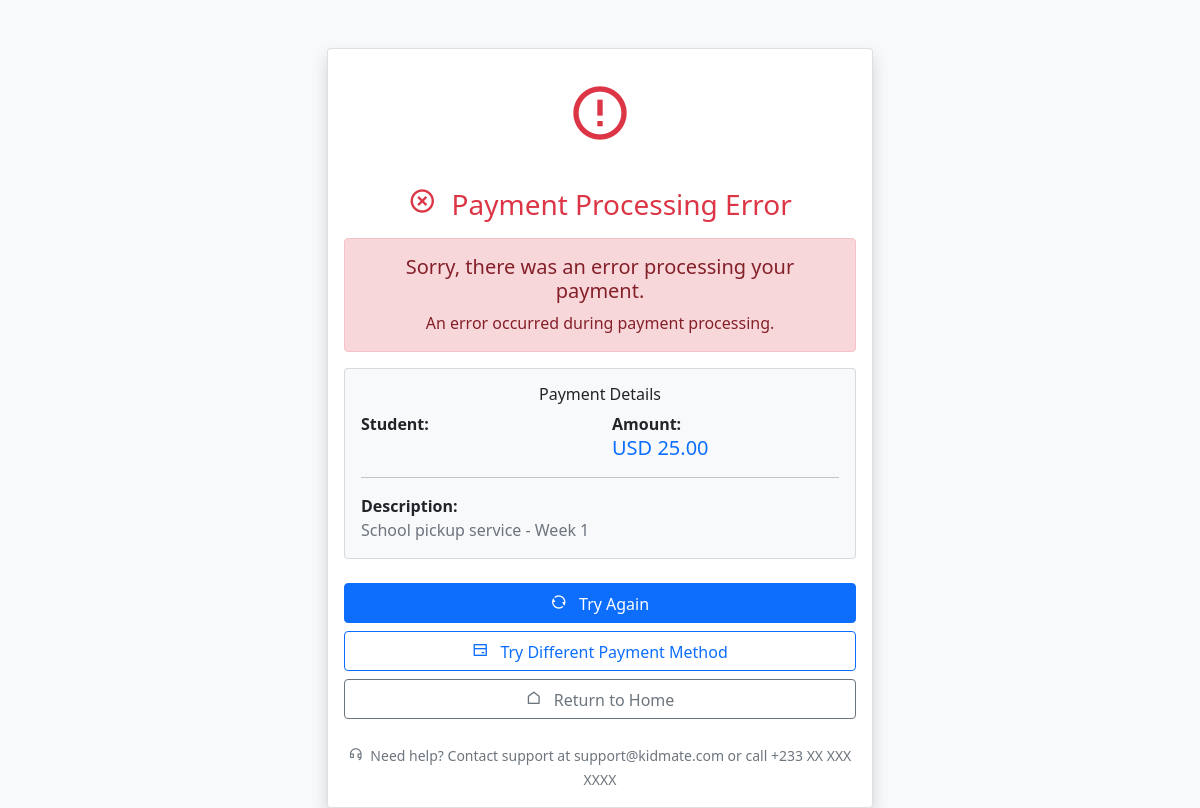
Page /payment_error.php?payment_id=9b14f2ce-f483-4818-babe-c88866cf3c12 on the committed database.
### tables this page shows
CREATE TABLE `payments` (
  `id` int(11) NOT NULL,
  `payment_id` varchar(36) NOT NULL,
  `parent_id` varchar(36) NOT NULL,
  `child_id` varchar(36) NOT NULL,
  `amount` float NOT NULL,
  `currency` varchar(3) DEFAULT NULL,
  `status` varchar(20) DEFAULT NULL,
  `payment_method` varchar(50) DEFAULT NULL,
  `description` varchar(255) DEFAULT NULL,
  `journey_date` date NOT NULL,
  `created_at` datetime DEFAULT CURRENT_TIMESTAMP,
  `updated_at` datetime DEFAULT CURRENT_TIMESTAMP
);

### payment_error.php (the view, shortened to what this page needs)
<?php
include 'db.php';
$payment_id = $_GET['payment_id'] ?? '';
$error_message = $_GET['error'] ?? 'An error occurred during payment processing.';
$payment_info = null;
if (!empty($payment_id)) {
    $query = "SELECT p.*, k.name as student_name, par.name as parent_name
              FROM payments p
              LEFT JOIN kids k ON p.child_id = k.id
              LEFT JOIN parents par ON p.parent_id = par.id
              WHERE p.payment_id = ?";
    $stmt = $conn->prepare($query);
    $stmt->bind_param("s", $payment_id);
    $stmt->execute();
    $result = $stmt->get_result();
    $payment_info = $result->fetch_assoc();
}
?>
<!DOCTYPE html>
<html lang="en">
<head>
    <link rel="stylesheet" href="https://cdn.jsdelivr.net/gh/davido15/pozy-static@main/css/style.css">
    <link href="https://cdn.jsdelivr.net/npm/bootstrap@5.1.3/dist/css/bootstrap.min.css" rel="stylesheet">
    <link rel="stylesheet" href="https://cdn.jsdelivr.net/npm/remixicon@2.5.0/fonts/remixicon.css">
</head>
<body class="bg-light">
    <div class="container">
        <div class="row justify-content-center mt-5">
            <div class="col-md-6">
                <div class="card shadow">
                    <div class="card-body text-center">
                        <div class="mb-4">
                            <i class="ri-error-warning-line text-danger" style="font-size: 4rem;"></i>
                        </div>
                        <h3 class="text-danger mb-3">
                            <i class="ri-close-circle-line me-2"></i>
                            Payment Processing Error
                        </h3>
                        <div class="alert alert-danger">
                            <h5>Sorry, there was an error processing your payment.</h5>
                            <p class="mb-0"><?php echo htmlspecialchars($error_message); ?></p>
                        </div>
                        <?php if ($payment_info): ?>
                            <div class="card bg-light mb-4">
                                <div class="card-body">
                                    <h6 class="card-title">Payment Details</h6>
                                    <div class="row text-start">
                                        <div class="col-6">
                                            <strong>Student:</strong><br>
                                        </div>
                                        <div class="col-6">
                                            <strong>Amount:</strong><br>
                                            <span class="h5 text-primary">
                                                <?php echo htmlspecialchars($payment_info['currency']); ?>
                                                <?php echo number_format($payment_info['amount'], 2); ?>
                                            </span>
                                        </div>
                                    </div>
                                    <hr>
                                    <div class="text-start">
                                        <strong>Description:</strong><br>
                                        <p class="text-muted mb-0"><?php echo htmlspecialchars($payment_info['description']); ?></p>
                                    </div>
                                </div>
                            </div>
                        <?php endif; ?>
                        <div class="d-grid gap-2">
                            <a href="pay.php?link=<?php echo $payment_id; ?>" class="btn btn-primary">
                                <i class="ri-refresh-line me-2"></i>
                                Try Again
                            </a>
                            <a href="payschool.php?payment_id=<?php echo $payment_id; ?>" class="btn btn-outline-primary">
                                <i class="ri-bank-card-line me-2"></i>
                                Try Different Payment Method
                            </a>
                            <a href="index.php" class="btn btn-outline-secondary">
                                <i class="ri-home-line me-2"></i>
                                Return to Home
                            </a>
                        </div>
                        <div class="mt-4">
                            <small class="text-muted">
                                <i class="ri-customer-service-line me-1"></i>
                                Need help? Contact support at support@kidmate.com or call +233 XX XXX XXXX
                            </small>
                        </div>
                    </div>
                </div>
            </div>
        </div>
    </div>
</body>
</html>

### rows in the picture
payments: currency "USD", amount "25.00", description "School pickup service - Week 1"

### other values in the picture
$error_message "An error occurred during payment processing."
